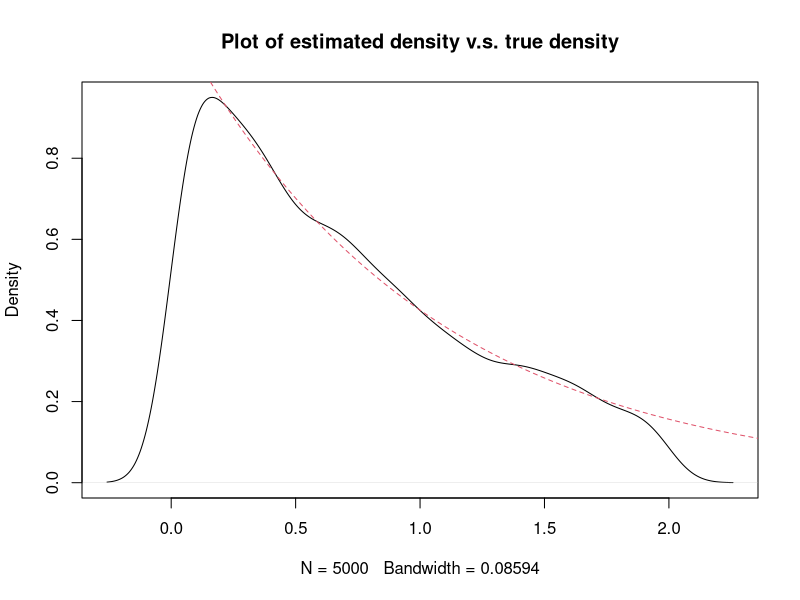
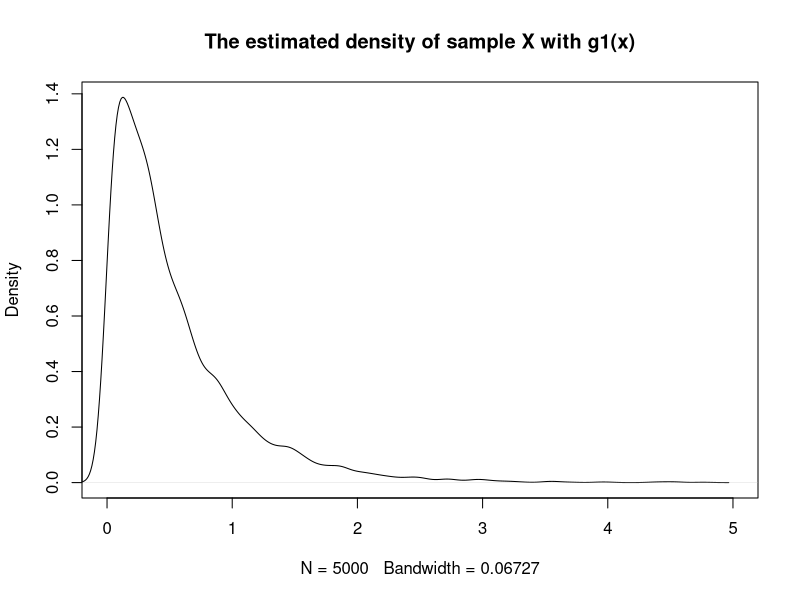
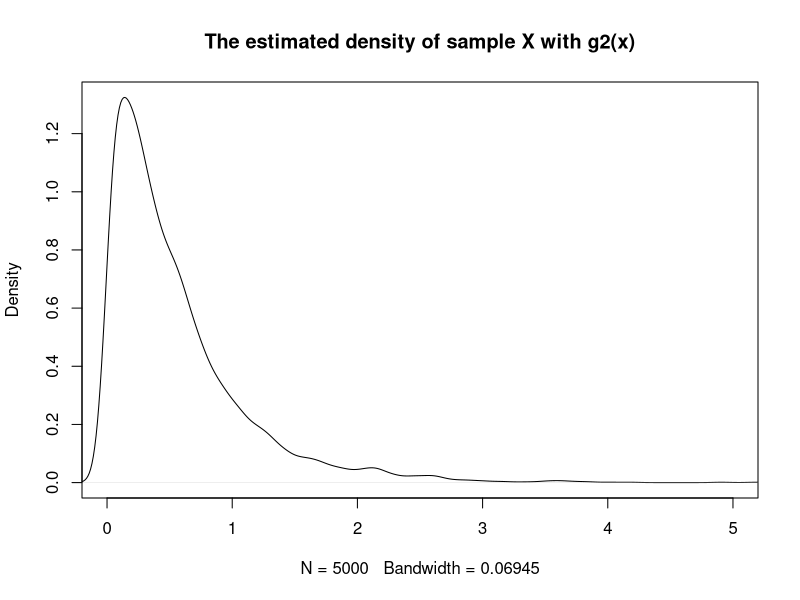

Recreate these plots in R, in order.


###  STA 243 HW3
# problem 2
alpha=1
d=1
iter=0
while (abs(d)>10^-8){
  iter=iter+1
  alpha1=sqrt((22.36+2*alpha^2)/4)
  d=abs((alpha1-alpha)/alpha)
  alpha=alpha1
}
alpha
iter

# STA243 HW3 Q3

u=runif(5000)
f = function(x){-log(1-x*(1-exp(-2)))}
x.in <- f(u)
x.true <- function(x){exp(-x)/(1-exp(-2))}

plot(density(x.in),main = 'Plot of estimated density v.s. true density')
curve(x.true, from = -.5, to = 2.5,add = TRUE, lty = 2, col = 2)

# problem 4
qx=function(x){
  exp(-x)/(1+x^2)
}
g1=function(x){exp(-x)}
g2=function(x){2/pi/(1+x^2)}
alpha1=1
x1=vector()
ptm<-proc.time()
for (i in 1:10000){
  u=runif(1,0,1)
  x=runif(1,0,1)
  x=-log(x)
  while (u>qx(x)/alpha1/g1(x)){
    u=runif(1,0,1)
    x=runif(1,0,1)
    x=-log(x)
  }
  x1[i]=x
}
proc.time()-ptm
X1=sample(x1,5000)
plot(density(X1),xlim=c(0,5),main='The estimated density of sample X with g1(x)')

alpha2=pi/2
x2=vector()
ptm2<-proc.time()
for (i in 1:10000){
  u=runif(1,0,1)
  x=runif(1,0,1)
  x=tan(pi*x/2)
  while (u>qx(x)/alpha2/g2(x)){
    u=runif(1,0,1)
    x=runif(1,0,1)
    x=tan(pi*x/2)
  }
  x2[i]=x
}
proc.time()-ptm2
X2=sample(x2,5000)
plot(density(X2),xlim=c(0,5),main='The estimated density of sample X with g2(x)')

integrate(qx,0,Inf)
